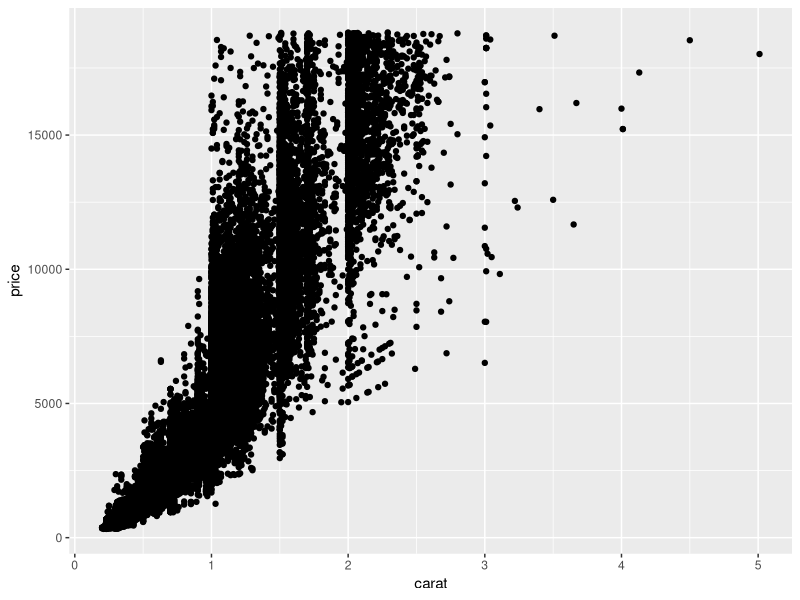
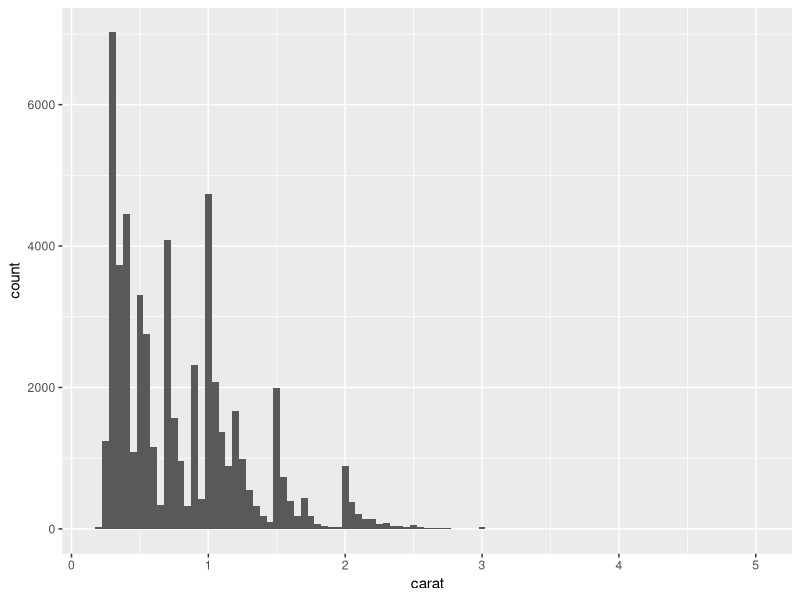
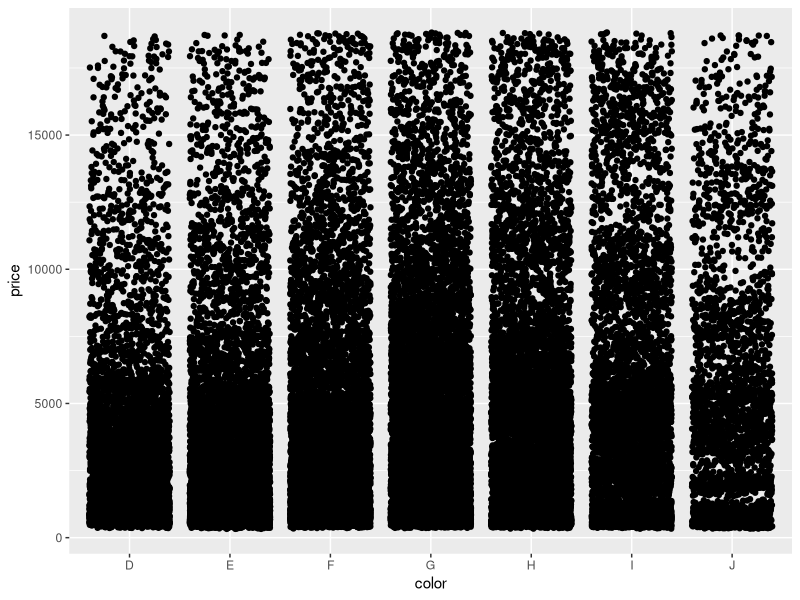
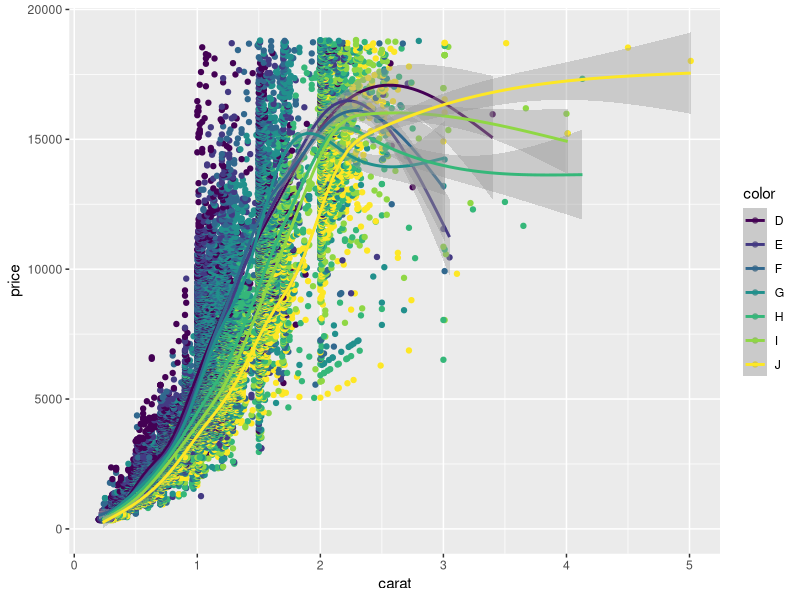
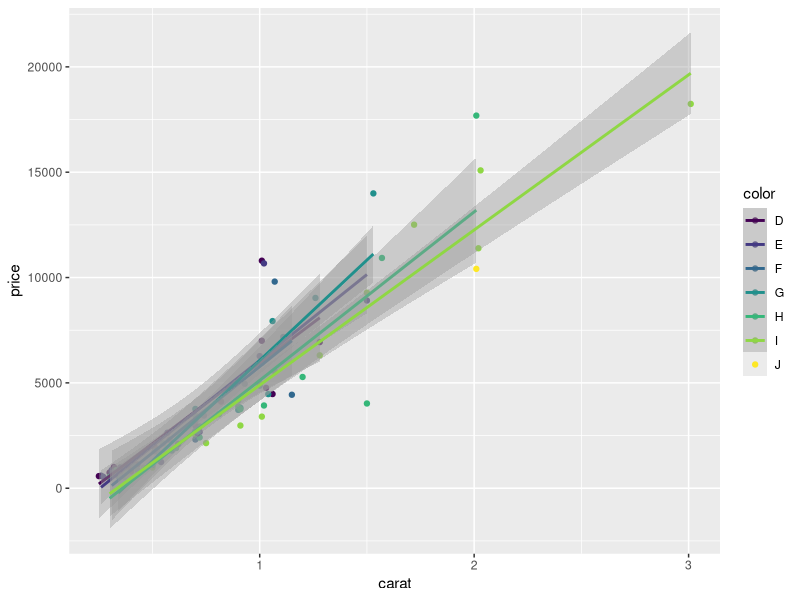
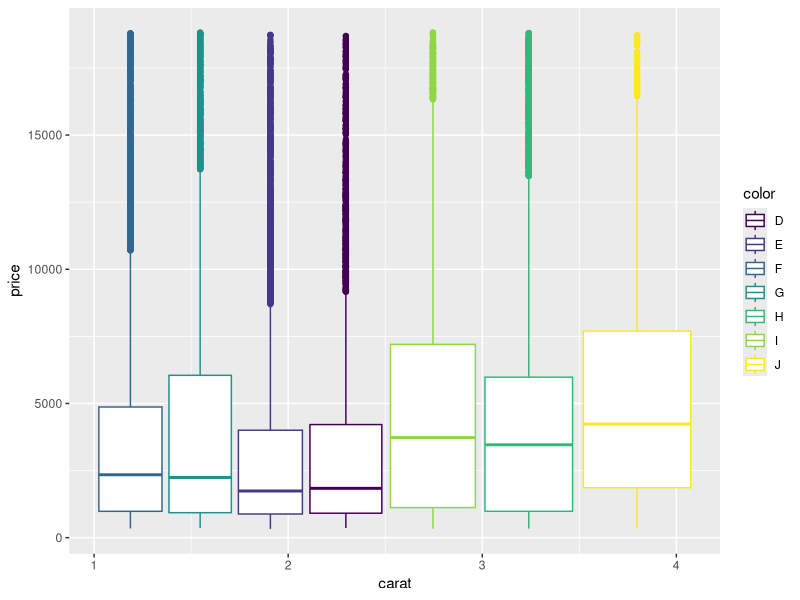
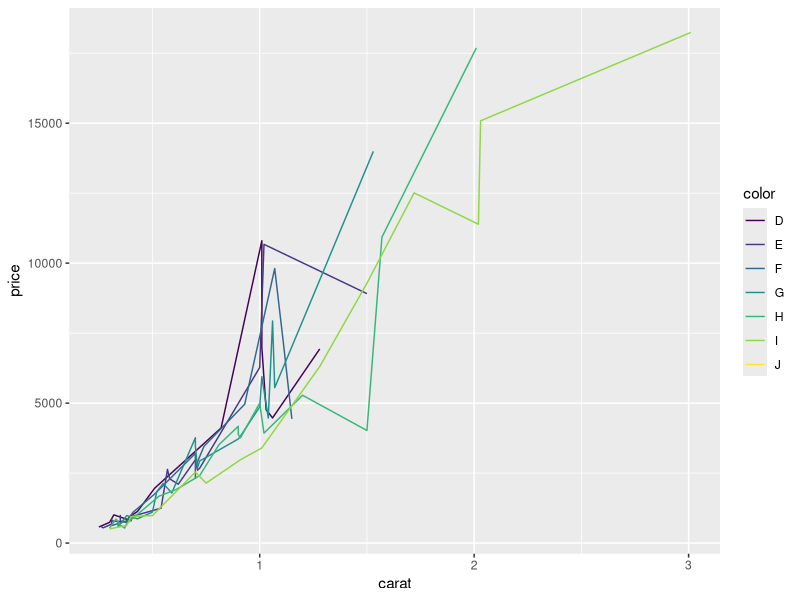

Write the R code that produced these figures, in order.
## ---- chunk 1
library(tidyverse)
data("diamonds")
head(diamonds)
## ---- chunk 2
ggplot(data = diamonds, aes (x=carat,y=price)) +
  geom_point() 

ggplot(diamonds, aes(x=carat)) + 
  geom_histogram(binwidth=0.05)
## ---- chunk 3

ggplot(data = diamonds, aes (x=color,y=price)) +
  geom_point(position='jitter')

## ---- chunk 4

ggplot(data = diamonds, aes (x=carat,y=price, color = color)) +
  geom_point() +
  geom_smooth()

## ---- chunk 5
head("diamonds")
dsample <- diamonds[sample(nrow(diamonds), 100),]

ggplot(data = dsample, aes (x=carat,y=price, color = color)) +
  geom_point() +
  geom_smooth(method = lm)

## ---- chunk 6

ggplot(data = diamonds, aes (x=carat,y=price, color = color)) +
  geom_boxplot()


ggplot(data = dsample, aes (x=carat,y=price, color = color)) +
  geom_line()

